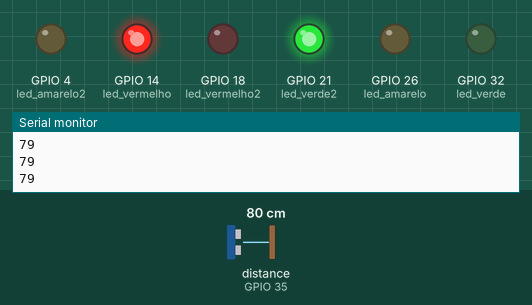
A sketch run on a simulated ESP32. Shown: output pins drawn as LEDs (lit = HIGH), the last lines printed to the serial monitor. Wiring (inferred from the names in the program): ultrasonic range finder: trigger GPIO 12; echo GPIO 35. Inputs (shaded band) come from the test bench; at power-on: distance to the obstacle (sensor on GPIO 35) 80 cm. The echo pulse lasts 58.3 µs per cm; pins used as bus, display or sensor lines are not drawn.

Above: at 1.2 s.
1.3 s: distance to the obstacle (sensor on GPIO 35) set to 23 cm
4.3 s: distance to the obstacle (sensor on GPIO 35) set to 18 cm
At 7.2 s:
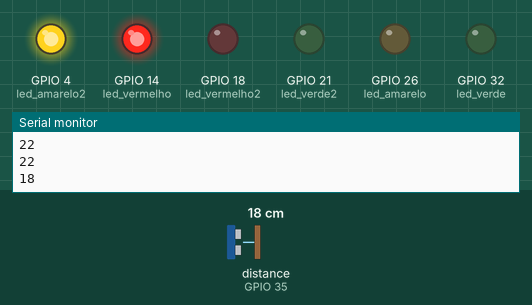
At 9.9 s:
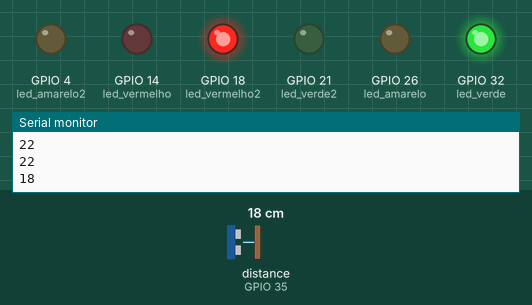
Timing chart, 0 to 15.9 s (numbered marks = the images above; inputs shaded):
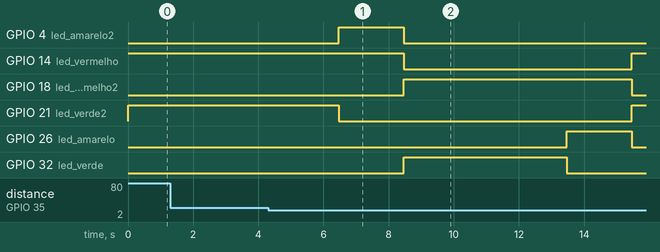

The sketch:

sketch_jun27a.ino
```cpp
#define led_verde 32
#define led_verde2 21
#define led_amarelo 26
#define led_amarelo2 4
#define led_vermelho 14
#define led_vermelho2 18
#define echo 35
#define trig 12

void setup() {
  pinMode(led_vermelho, OUTPUT);
  pinMode(led_amarelo, OUTPUT);
  pinMode(led_verde, OUTPUT);
  pinMode(led_verde2, OUTPUT);
  pinMode(led_amarelo2, OUTPUT);
  pinMode(led_vermelho2, OUTPUT);
  pinMode(echo, INPUT);
  pinMode(trig, OUTPUT);
  Serial.begin(9600);
}

void loop() {
  digitalWrite(led_vermelho, HIGH);
  digitalWrite(led_verde2, HIGH);
  digitalWrite(led_vermelho2, LOW);

  digitalWrite(trig, HIGH);
  delay(1);
  digitalWrite(trig, LOW);

  int distancia = pulseIn(echo, HIGH) * 0.0343 / 2;

  Serial.println(distancia);
  delay(100);
  if(distancia <= 20){
    delay(2000);
  digitalWrite(led_verde2, LOW);
  digitalWrite(led_amarelo2, HIGH);
  delay(2000);
  digitalWrite(led_amarelo2, LOW);
  digitalWrite(led_vermelho, LOW);
  digitalWrite(led_vermelho2, HIGH);
  digitalWrite(led_verde, HIGH);
  delay(5000);
  digitalWrite(led_verde, LOW);
  digitalWrite(led_amarelo, HIGH);
  delay(2000);
   digitalWrite(led_amarelo, LOW);
  digitalWrite(led_vermelho2, LOW);
  }
}
```

Measured:
- the behaviour switches between 21 and 20 cm on distance to the obstacle (sensor on GPIO 35) (found by bisection; images 0 and 1)
- after the input at 4.3 s, GPIO 4 (led_amarelo2): LOW → HIGH after 2.2 s, → LOW 2.0 s later; GPIO 14 (led_vermelho): HIGH → LOW after 4.2 s, → HIGH 7.0 s later
